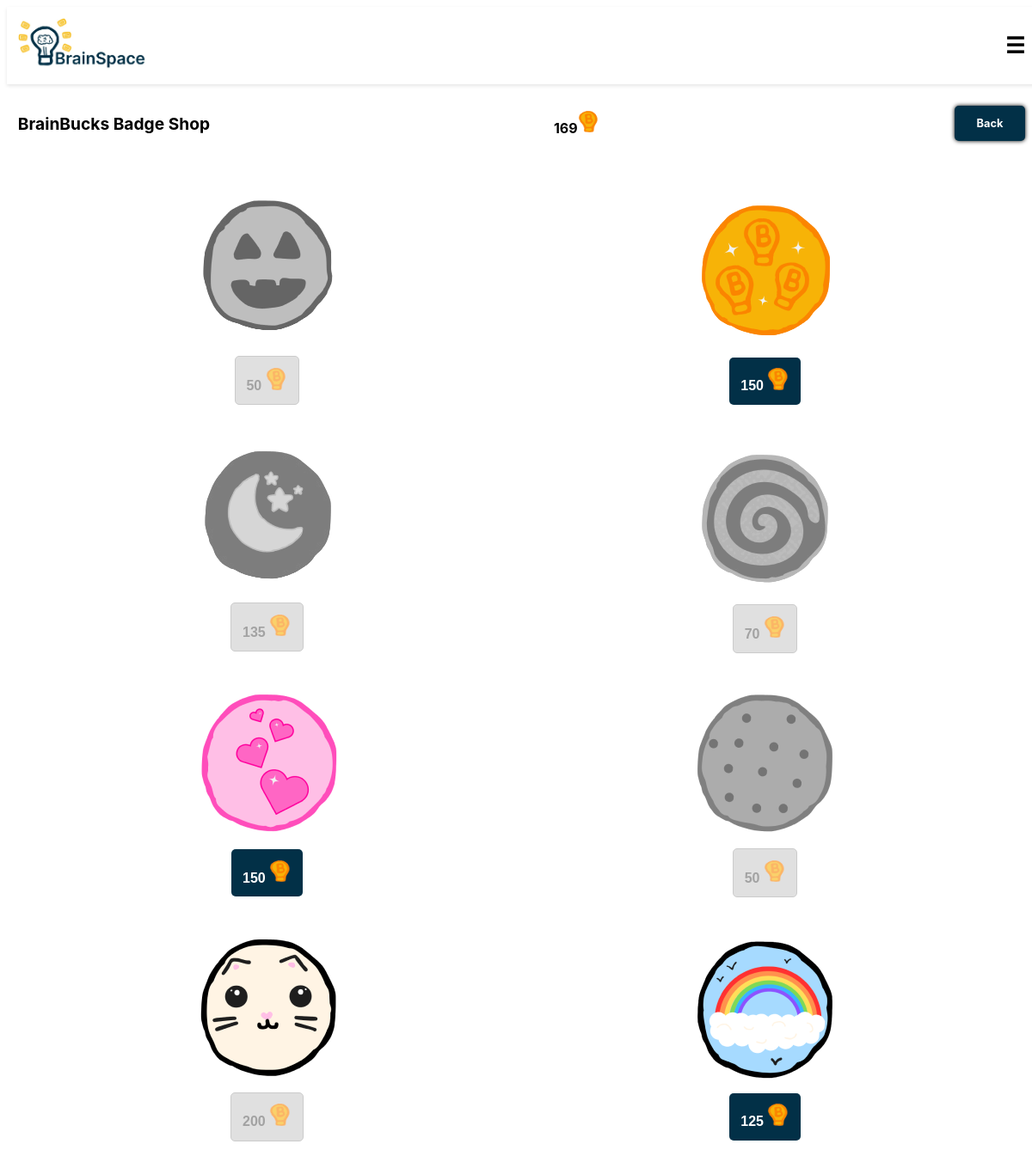
The app's page /badge_shop/ (signed in) with its own data.
### cards/models.py (models this page shows, shortened)
class Badge(models.Model):
    name = models.CharField(max_length=255)
    price = models.IntegerField()
    description = models.TextField()
    image = models.ImageField(upload_to='badges/', null=True, blank=True)

### cards/views.py (the view)
# urls.py: path('badge_shop/', views.badge_shop, name='badge_shop'),
def badge_shop(request):
    brainbucks = request.user.profile.brainbucks
    badges = Badge.objects.all()
    user_badges = UserBadge.objects.filter(user=request.user.profile)
    purchased_badges = Badge.objects.filter(user_badges__in=user_badges)
    return render(request, 'cards/badge_shop.html', {
        'badges': badges,
        'brainbucks': brainbucks,
        'purchased_badges': purchased_badges,
    })

### cards/templates/cards/badge_shop.html (shortened to what this page needs)
{% extends 'cards/header.html' %}
{% block content %}
{% load static %}
    <div class="flashcard-nav-header">
        <h2>BrainBucks Badge Shop</h2>
        <div class="brainbucks">{{ brainbucks }}<img src="{% static 'images/brainbuck.png' %}" alt="BrainBucks" class="brainbuck-img"></div>
        <a href = "{% url 'dashboard' %}" class="loginbtn">Back</a>
    </div>
        <div class="study-grid">
            {% for badge in badges %}
                    <div class="badge-box {% if badge in purchased_badges %}purchased{% endif %}">
                        <div class="badge-image">
                            <img src="{% static badge.image %}" alt="{{ badge.name }}">
                        </div>
                        <div class="badge-buttons">
                            <form action="{% url 'purchase_badge' badge.id %}" method="post" class="purchase-badge-form">
                                <button
                                    type="submit"
                                    class="brainbucks"
                                    tabindex="0"
                                    {% if badge.price > brainbucks or badge in purchased_badges %}disabled{% endif %}>
                                    {{ badge.price }}
                                    <img src="{% static 'images/brainbuck.png' %}" alt="BrainBucks">
                                </button>
                            </form>
                        </div>
                    </div>
                {% empty %}
                    <p>No badges found.</p>
                {% endfor %}
</div>
{% endblock %}

### static/css/styles.css (style rules this page uses)
html { font-size: 80%; }
body { font-family: 'Inter', Arial, sans-serif; height: 100vh; display: flex; flex-wrap: wrap; justify-content: center; }
.loginbtn { display: inline-block; margin: 1rem; padding: 1rem 2rem; background-color: #023047; color: #fff; font-weight: bold; text-decoration: none; border-radius: 5px; text-align: center; box-shadow: #000000 0px 0px 5px; }
button { display: inline-block; font-weight: bold; padding: 1rem; background-color: #023047; color: #fff; border: none; cursor: pointer; border-radius: 5px; }
button:disabled { background-color: #ccc; color: #666; cursor: not-allowed; border: 1px solid #aaa; }
.badge-shop .header, .flashcard-nav-header { width: 100%; display: flex; align-items: center; justify-content: space-between; padding: 1rem; }
.badge-box { display: flex; flex-direction: column; align-items: center; justify-content: center; text-align: center; padding: 10px; gap: 10px; }
.badge-box.purchased .badge-image img { filter: grayscale(100%); opacity: 0.6; }
.badge-box .brainbucks[disabled] { cursor: not-allowed; opacity: 0.6; }
.brainbucks { font-weight: bold; font-size: medium; display: inline; gap: 10px; }
.brainbucks img { width: 2rem; height: 2rem; }
.study-grid { display: grid; grid-template-columns: repeat(2, 1fr); gap: 2rem; padding: 2rem; height: 95% }

### records on screen
Badge: image (picture), price "50"
Badge: image (picture), price "150"
Badge: image (picture), price "135"
Badge: image (picture), price "70"
Badge: image (picture), price "150"
Badge: image (picture), price "50"
Badge: image (picture), price "200"
Badge: image (picture), price "125"

### other values on screen
{{ brainbucks }} "169"
